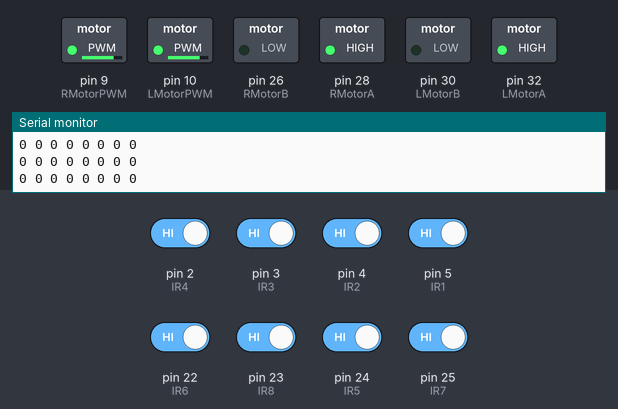
Bench run of a sketch on a simulated Arduino Mega 2560, built with avr-gcc and run on an emulated ATmega2560. On the bench: switched loads named in the sketch (green lamp = pin HIGH), the last lines printed to the serial monitor. The inputs (shaded band) are chosen by the test bench; at power-on: pin 2 (IR4), pin 3 (IR3), pin 4 (IR2), pin 5 (IR1), pin 22 (IR6), pin 23 (IR8), pin 24 (IR5), pin 25 (IR7) HIGH.

Above: at 1.2 s.
1.3 s: pin 2 (IR4) driven LOW
At 2.2 s:
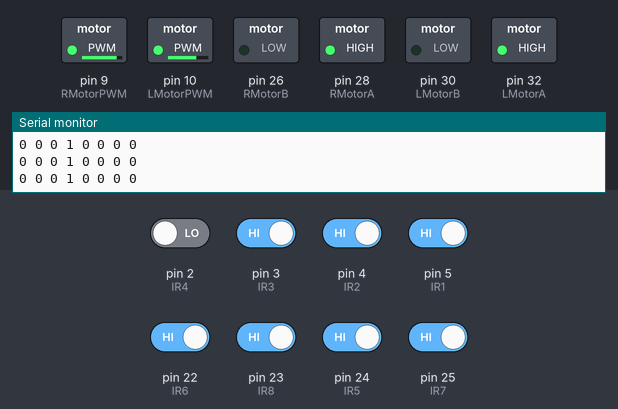
2.8 s: pin 3 (IR3) driven LOW
At 3.4 s:
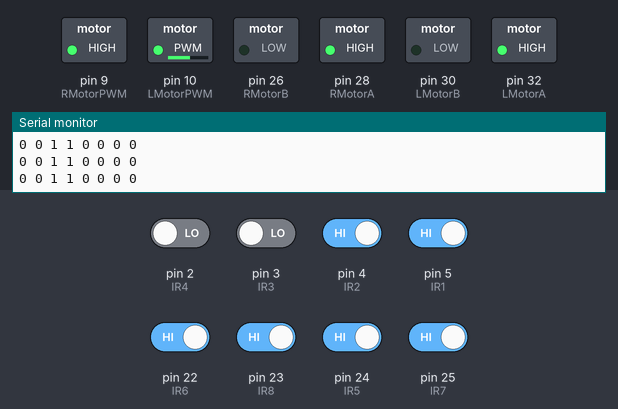
4.3 s: pin 4 (IR2) driven LOW
At 4.7 s:
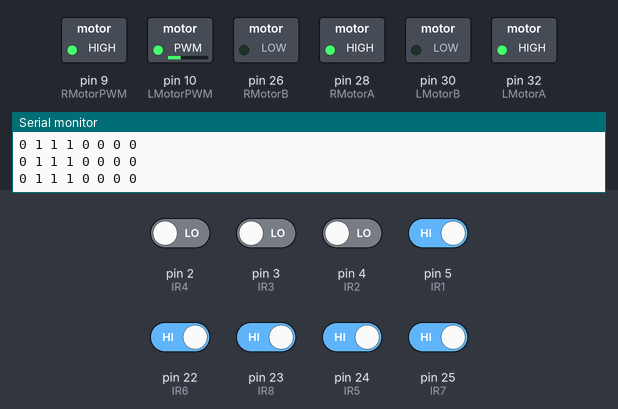
5.8 s: pin 5 (IR1) driven LOW
At 6.5 s:
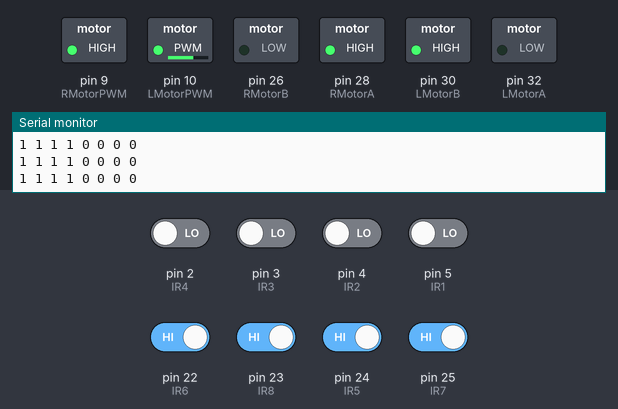
7.3 s: pin 22 (IR6) driven LOW
At 7.7 s:
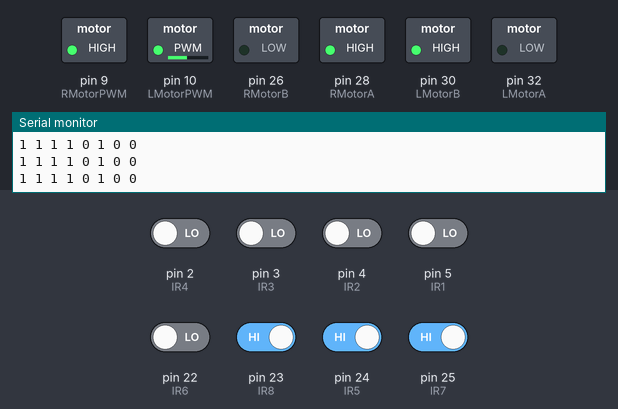
8.8 s: pin 23 (IR8) driven LOW
At 10.2 s:
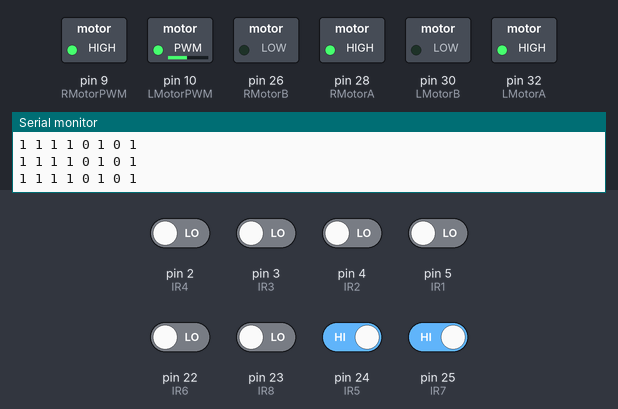
Timing chart, 0 to 11.3 s (numbered marks = the images above; inputs shaded):
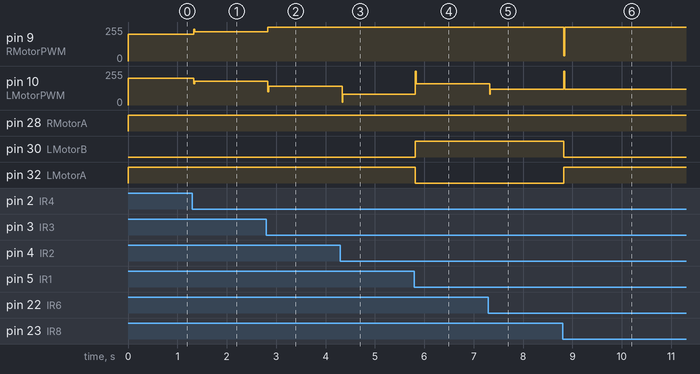

Measured:
- after the input at 1.3 s, pin 9 (RMotorPWM): 200/255 → 220/255 at once; pin 10 (LMotorPWM): 200/255 → 180/255 at once
- after the input at 2.8 s, pin 9 (RMotorPWM): 220/255 → 255/255 at once; pin 10 (LMotorPWM): 180/255 → 140/255 at once
- after the input at 4.3 s, pin 10 (LMotorPWM): 140/255 → 80/255 at once
- after the input at 5.8 s, pin 10 (LMotorPWM): 80/255 → 160/255 at once; pin 30 (LMotorB): LOW → HIGH at once; pin 32 (LMotorA): HIGH → LOW at once
- after the input at 7.3 s, pin 10 (LMotorPWM): 160/255 → 120/255 at once
- after the input at 8.8 s, pin 9 (RMotorPWM): 255/255 → 40/255 at once, → 255/255 0.02 s later; pin 10 (LMotorPWM): 120/255 → 255/255 at once, → 120/255 0.02 s later; pin 30 (LMotorB): HIGH → LOW at once; pin 32 (LMotorA): LOW → HIGH at once

The sketch:

Line_Following_PID.ino
```cpp
#define IR1 5
#define IR2 4
#define IR3 3
#define IR4 2
#define IR5 24
#define IR6 22
#define IR7 25
#define IR8 23

#define LMotorA 32
#define LMotorB 30
#define LMotorPWM 10

#define RMotorA 28
#define RMotorB 26
#define RMotorPWM 9

#define MAX_SPEED 240

int IR_val[8] = {0,0,0,0,0,0,0,0};
int pre_IR_val[8] = {0,0,0,0,0,0,0,0};
int IR_weights[8] = {-60,-15,-10,-5,5,10,15,60};

int MotorBasespeed = 120;


int LMotorSpeed = 0;
int RMotorSpeed = 0;
int speedAdjust = 0;


float P,I,D;
float error;
float previousError =0;
float Kp = 4;
float Kd = 4;
float Ki = 0;

void read_IR();
void PID_control();
void mdrive();
void stop();
void turn_left();
void turn_right();


void setup() {
  Serial.begin(9600);


  pinMode(LMotorA, OUTPUT);
  pinMode(LMotorB, OUTPUT);
  pinMode(LMotorPWM, OUTPUT);

  pinMode(RMotorA, OUTPUT);
  pinMode(RMotorB, OUTPUT);
  pinMode(RMotorPWM, OUTPUT);

}

void loop() {

  read_IR();
  PID_control();
  int ml = 200;
  int mr = 200;

  mdrive(ml+speedAdjust, mr-speedAdjust);

  if ( IR_val[0] == 1 && IR_val[1] == 1 && IR_val[2] == 1 && IR_val[3] == 1 && IR_val[4] == 1 && IR_val[5] == 1 && IR_val[6] == 1 && IR_val[7] == 1 ){
    mdrive(100, 100);
    delay(100);
    read_IR();
    if ( IR_val[0] == 1 && IR_val[1] == 1 && IR_val[2] == 1 && IR_val[3] == 1 && IR_val[4] == 1 && IR_val[5] == 1 && IR_val[6] == 1 && IR_val[7] == 1 ){
      delay(100);
      read_IR();
      if ( IR_val[0] == 1 && IR_val[1] == 1 && IR_val[2] == 1 && IR_val[3] == 1 && IR_val[4] == 1 && IR_val[5] == 1 && IR_val[6] == 1 && IR_val[7] == 1 ){
        delay(100);
        read_IR();
        if ( IR_val[0] == 1 && IR_val[1] == 1 && IR_val[2] == 1 && IR_val[3] == 1 && IR_val[4] == 1 && IR_val[5] == 1 && IR_val[6] == 1 && IR_val[7] == 1 ){
          while(1){
            delay(200);
            mdrive(0,0);
          }
        }
        else{
          mdrive(-120, 120);
          delay(350);
        }
      }
      else{
        mdrive(-120,120);
        delay(350);
      }
    }
    else{
        mdrive(-120,120);
        delay(350);
      }

  }

}

void read_IR(){
  IR_val[0] = !digitalRead(IR1);
  IR_val[1] = !digitalRead(IR2);
  IR_val[2] = !digitalRead(IR3);
  IR_val[3] = !digitalRead(IR4);
  IR_val[4] = !digitalRead(IR5);
  IR_val[5] = !digitalRead(IR6);
  IR_val[6] = !digitalRead(IR7);
  IR_val[7] = !digitalRead(IR8);

   Serial.print(IR_val[0]);
   Serial.print(" ");
   Serial.print(IR_val[1]);
   Serial.print(" ");
   Serial.print(IR_val[2]);
   Serial.print(" ");
   Serial.print(IR_val[3]);
   Serial.print(" ");
   Serial.print(IR_val[4]);
   Serial.print(" ");
   Serial.print(IR_val[5]);
   Serial.print(" ");
   Serial.print(IR_val[6]);
   Serial.print(" ");
   Serial.println(IR_val[7]);
  }

  void PID_control(){

    error = 0;

    for (int i=0; i<8; i++){
      error += IR_weights[i] * IR_val[i];
      }

    P = error;
    I = I + error;
    D = error - previousError;

    previousError = error;

    speedAdjust = Kp * P + Ki * I + Kd * D;


  }

  void mdrive(int ml, int mr){
    if (ml > 0) {
      if (ml > 255) {
        ml = 255;
      }
      digitalWrite(LMotorA, HIGH);
      digitalWrite(LMotorB, LOW);
      analogWrite(LMotorPWM, ml);
    }
    else {
      if (ml < -255) {
        ml = -255;
      }
      digitalWrite(LMotorA, LOW);
      digitalWrite(LMotorB, HIGH);
      analogWrite(LMotorPWM, -1*ml);

    }
    if (mr > 0) {
      if (mr > 255) {
        mr = 255;
      }
      digitalWrite(RMotorA, HIGH);
      digitalWrite(RMotorB, LOW);
      analogWrite(RMotorPWM, mr);
    }
    else {
      if (mr < -255) {
        mr = -255;
      }
      digitalWrite(RMotorA, LOW);
      digitalWrite(RMotorB, HIGH);
      analogWrite(RMotorPWM, -1*mr);

    }
  }
```
